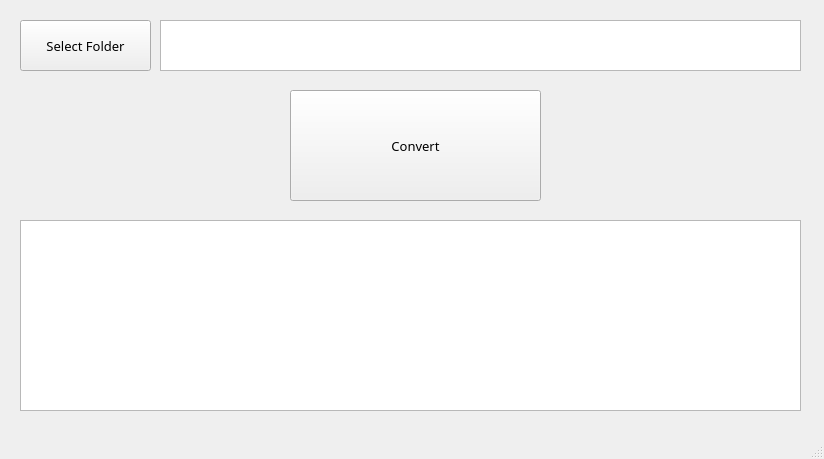
<?xml version="1.0" encoding="UTF-8"?>
<ui version="4.0">
 <class>main_window</class>
 <widget class="QMainWindow" name="main_window">
  <property name="geometry">
   <rect>
    <x>0</x>
    <y>0</y>
    <width>824</width>
    <height>459</height>
   </rect>
  </property>
  <property name="contextMenuPolicy">
   <enum>Qt::NoContextMenu</enum>
  </property>
  <property name="windowTitle">
   <string>dvcfg2oto</string>
  </property>
  <widget class="QWidget" name="centralwidget">
   <widget class="QPushButton" name="run_convert">
    <property name="geometry">
     <rect>
      <x>290</x>
      <y>90</y>
      <width>251</width>
      <height>111</height>
     </rect>
    </property>
    <property name="font">
     <font>
      <family>KoPubWorld돋움체_Pro Medium</family>
      <pointsize>10</pointsize>
     </font>
    </property>
    <property name="cursor">
     <cursorShape>PointingHandCursor</cursorShape>
    </property>
    <property name="text">
     <string>Convert</string>
    </property>
   </widget>
   <widget class="QPushButton" name="select_folder">
    <property name="geometry">
     <rect>
      <x>20</x>
      <y>20</y>
      <width>131</width>
      <height>51</height>
     </rect>
    </property>
    <property name="font">
     <font>
      <family>KoPubWorld돋움체_Pro Medium</family>
      <pointsize>10</pointsize>
     </font>
    </property>
    <property name="cursor">
     <cursorShape>PointingHandCursor</cursorShape>
    </property>
    <property name="mouseTracking">
     <bool>true</bool>
    </property>
    <property name="text">
     <string>Select Folder</string>
    </property>
   </widget>
   <widget class="QTextBrowser" name="show_path">
    <property name="geometry">
     <rect>
      <x>160</x>
      <y>20</y>
      <width>641</width>
      <height>51</height>
     </rect>
    </property>
    <property name="font">
     <font>
      <family>KoPubWorld돋움체_Pro Medium</family>
      <pointsize>10</pointsize>
     </font>
    </property>
    <property name="cursor" stdset="0">
     <cursorShape>IBeamCursor</cursorShape>
    </property>
    <property name="mouseTracking">
     <bool>true</bool>
    </property>
    <property name="autoFillBackground">
     <bool>false</bool>
    </property>
   </widget>
   <widget class="QTextEdit" name="show_progress">
    <property name="geometry">
     <rect>
      <x>20</x>
      <y>220</y>
      <width>781</width>
      <height>191</height>
     </rect>
    </property>
    <property name="font">
     <font>
      <family>KoPubWorld돋움체_Pro Light</family>
      <pointsize>10</pointsize>
     </font>
    </property>
    <property name="cursor" stdset="0">
     <cursorShape>IBeamCursor</cursorShape>
    </property>
    <property name="contextMenuPolicy">
     <enum>Qt::PreventContextMenu</enum>
    </property>
   </widget>
  </widget>
  <widget class="QStatusBar" name="statusbar"/>
 </widget>
 <resources/>
 <connections/>
</ui>
